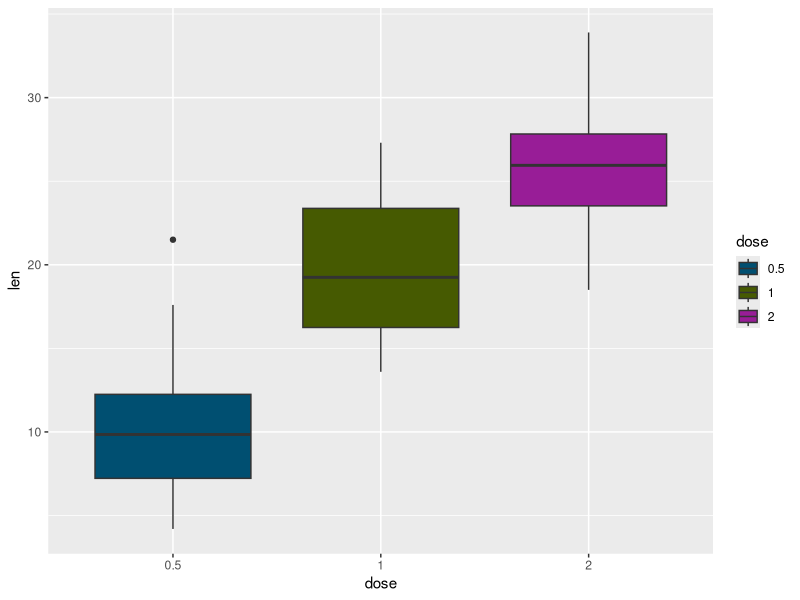
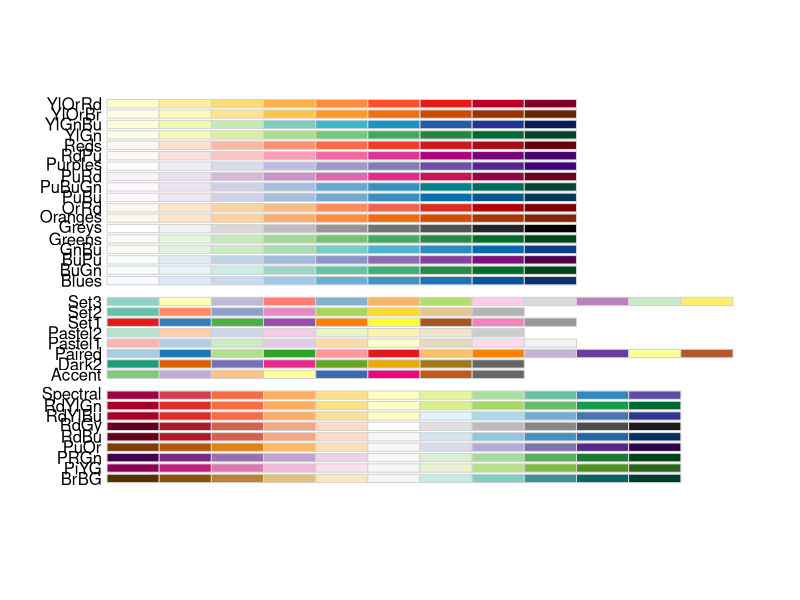
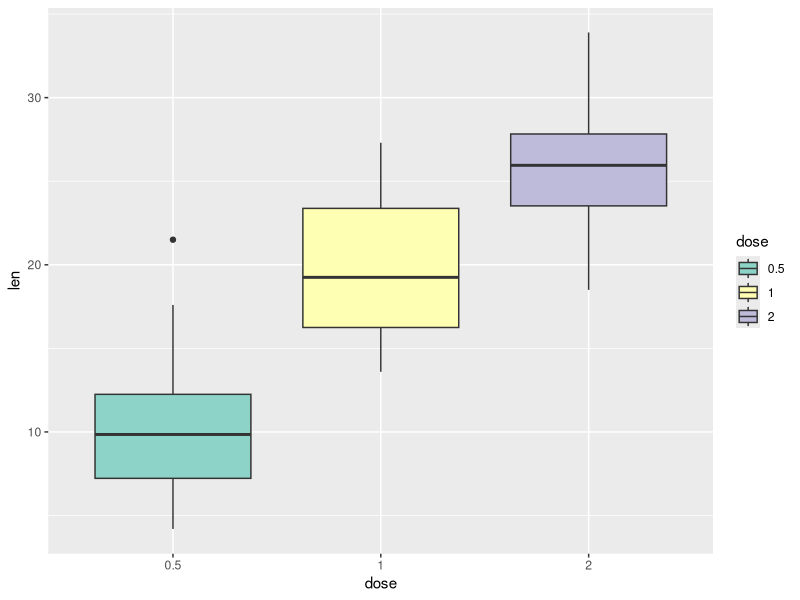
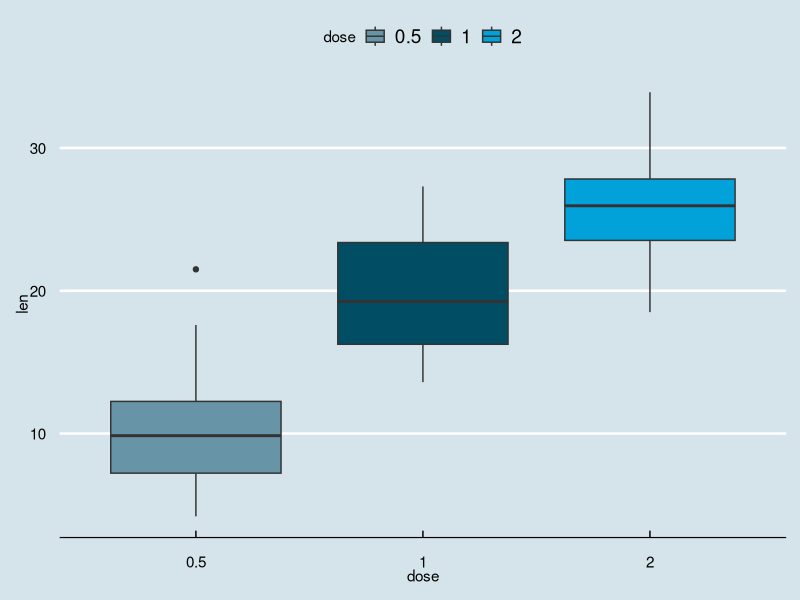

Write the R code that produced these figures, in order.
## ---- chunk 1
knitr::opts_chunk$set(eval = TRUE, message = FALSE)
## ---- chunk 2
head(ToothGrowth)
summary(ToothGrowth)
## ---- chunk 3
library(dplyr)
ToothGrowth <- ToothGrowth %>%
  mutate(dose = factor(dose))
## ---- chunk 4
summary(ToothGrowth)
## ---- chunk 5

# Put your code here

## ---- chunk 6
#-----------------------------------
# Included for testing purposes only
#-----------------------------------
library(ggplot2)
myPlot <- ggplot(ToothGrowth, 
                 aes(x = dose, 
                     y = len, 
                     fill = dose)) +
  geom_boxplot()
## ---- chunk 7
myPlot + scale_fill_manual(values = c("#004f71", "#465a01", "#981d97"))
## ---- chunk 8
library(RColorBrewer)
display.brewer.all()
## ---- chunk 9
myPlot + scale_fill_brewer(palette = "Set3")
## ---- chunk 10
# Put your code here
## ---- chunk 11
library(ggthemes)
myPlot + theme_economist() + scale_fill_economist()
## ---- chunk 12
# Put your code here
